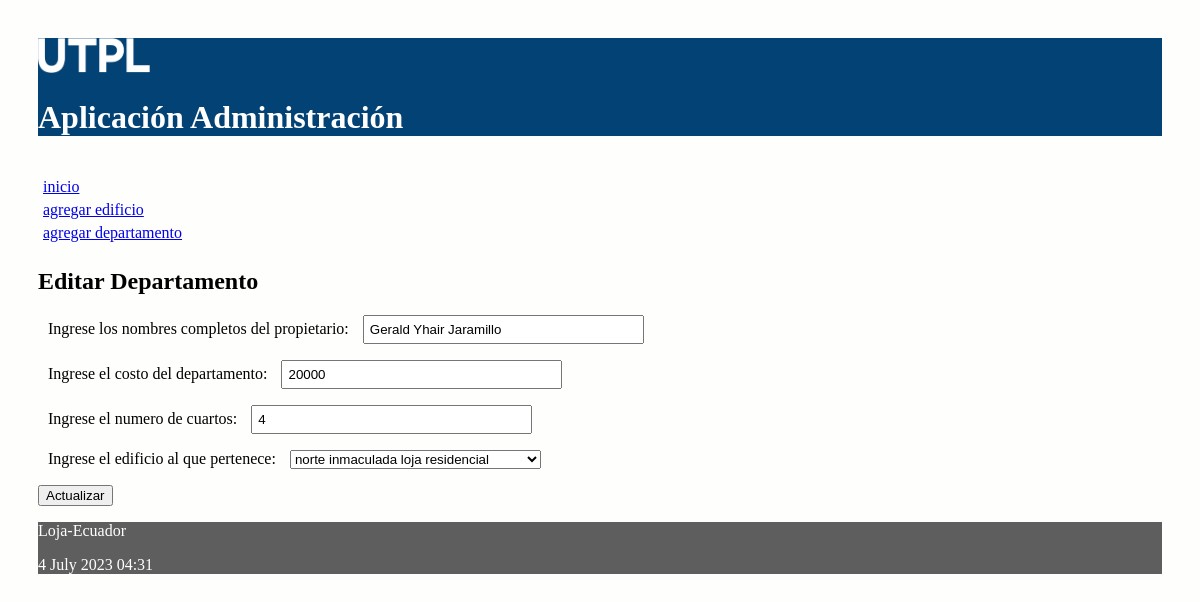
The page /editar/departamento/2 on the database its author committed.
### edificios/models.py (models this page shows, shortened)
class Departamento(models.Model):
    nombre_Propietario = models.CharField(max_length=100)
    costo = models.IntegerField()
    numero_cuartos = models.IntegerField()
    edificio = models.ForeignKey(Edificio, on_delete=models.CASCADE,
            related_name="numero_departamentos")

### edificios/views.py (the view)
# urls.py: path('editar/departamento/<int:id>', views.editar_departamento,
def editar_departamento(request, id):
    departamento = Departamento.objects.get(pk=id)
    if request.method=='POST':
        formulario = DepartamentoForm(request.POST, instance=departamento)
        print(formulario.errors)
        if formulario.is_valid():
            formulario.save()
            return redirect(index)
    else:
        formulario = DepartamentoForm(instance=departamento)
    diccionario = {'formulario': formulario}
    return render(request, 'editarDepartamento.html', diccionario)

### edificios/forms.py (shortened to what this page needs)
class DepartamentoForm(ModelForm):
    class Meta:
        model = Departamento
        fields = ['nombre_Propietario', 'costo', 'numero_cuartos', 'edificio']
        labels = {
            'nombre_Propietario': _('Ingrese los nombres completos del propietario'),
            'costo': _('Ingrese el costo del departamento'),
            'numero_cuartos': _('Ingrese el numero de cuartos'),
            'edificio': _('Ingrese el edificio al que pertenece'),
        }

### edificios/models.py (called while the page is built)
    def __str__(self):
        return "%s %s %s %s" % (self.nombre,
                self.direccion,
                self.ciudad,
                self.tipo)

### edificios/templates/editarDepartamento.html (shortened to what this page needs)
{% extends "master.html" %}
{% block content %}
<h2>Editar Departamento</h3>
<form action="" method="post">
  {{formulario.as_p}}
  <p><input type='submit' value='Actualizar'/></p>
</form>
{% endblock %}

### edificios/static/css/estilos.css (style rules this page uses)
body { background: #FEFEFD; padding: 30px; }
input[type=text], input[type=number], input[type=email] { width: 25%; padding: 5px 5px; box-sizing: border-box; }
label { padding: 12px 10px; }

### rows shown on the page
Departamento: nombre_Propietario "Gerald Yhair Jaramillo", costo "20000", numero_cuartos "4", edificio "norte inmaculada loja residencial"
